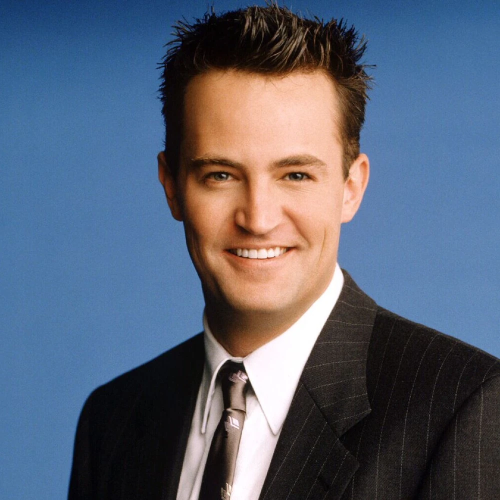
#> input picture DLCV_05_OperacionesLogicas-Mascaras/figuras/persona2.png, 1000 x 1000 px (shown at 1/2 size)
$ jupyter execute --allow-errors DLCV_05_OperacionesLogicas-Mascaras_Tarea_Carlos_Chavarria.ipynb
#> lines starting #> are read from the running program, lines starting #| are printed output that depends on the picture; after the words box and inside, x2 and y2 are one past the last pixel; in counts of white or black regions, pixels touching at a corner belong together
<!--Información del curso-->

<br><br><center><h1 style="font-size:2em;color:#2467C0"> Operaciones lógicas y máscaras </h1></center>
<br>
<table>
<col width="550">
<col width="450">
<tr>


<td></td>
<td>

**OpenCV** es una biblioteca libre desarrollada originalmente por Intel. Vio la luz en el año 1999. Escrita originalmente en C/C++, su mejor virtud es que es multiplataforma, se puede ejecutar en diferentes sistemas operativos (Linux, Windows, Mac OS X, Android e iOS). También la podemos utilizar en diferentes lenguajes de programación como Java, Objective C, C# y *Python*.

Quizás sea la biblioteca de visión artificial más importante y más usada. Es utilizada por universidades, empresas y gente del movimiento Maker para dar rienda suelta a su imaginación al tratarse de un software libre.

En este notebook comenzaremos con el tratamiento de imágenes en Python mediante esta librería, más específicamente vamos a ver como cargar o  leer una imagen, conversión a blanco y negro, filtros y otras operaciones que serán útiles dentro del curso.


<br>
</td>
</tr>
</table>

# 0. Librerías básicas

[cell 1]
#Librerías básicas de esta notebook
import matplotlib.pyplot as plt
import numpy as np
import cv2 as cv

# TAREA

<div class="alert alert-success">

**Ejercicio 1**

 <ul>
  <li>a) Generar imagenes como las que se muestran a continuación (300 x 300)</li>
  <li>b) Aplicar las operaciones de AND, OR y XOR</li>
   <li>b)Aplicar la operación inversa a ambas imagenes</li>
</ul>

</div>

[cell 2]
circulo =  np.zeros((300,300), dtype='uint8')
cv.circle(circulo, center=(150,150), radius=150, color=255, thickness=-1)
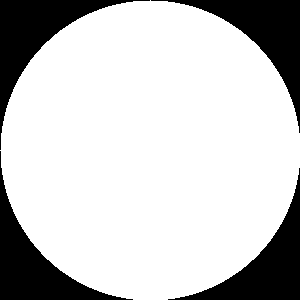
#> circulo: shape (300, 300); 78.5% white; 4 black regions, box (x1, y1, x2, y2) and area: (0, 0, 150, 150) 4980, (151, 0, 300, 133) 4830, (0, 151, 133, 300) 4830, (168, 168, 300, 300) 4681
plt.imshow(circulo, cmap='gray')
plt.show()

[cell 3]
triangulo =  np.zeros((300,300), dtype='uint8')
pts = np.array([[0,150], [300,0], [300, 300]], np.int32)
cv.fillPoly(triangulo, pts=[pts], color=(255,255,255))
#> triangulo: shape (300, 300); 50.2% white; 2 black regions, box (x1, y1, x2, y2) and area: (0, 0, 299, 150) 22500, (0, 151, 298, 300) 22350
plt.imshow(triangulo, cmap='gray')
plt.show()

[cell 4]
img_and = cv.bitwise_and(circulo, triangulo)

plt.imshow(img_and, cmap='gray')

plt.show()

[cell 5]
img_or = cv.bitwise_or(circulo, triangulo)

plt.imshow(img_or, cmap='gray')
plt.show()

[cell 6]
img_xor =  cv.bitwise_xor(circulo, triangulo)

plt.imshow(img_xor, cmap='gray')
plt.show()

[cell 7]
circulo_inv = cv.bitwise_not(circulo)
plt.imshow(circulo_inv, cmap='gray')
plt.show()

[cell 8]
triangulo_inv =  cv.bitwise_not(triangulo)
plt.imshow(triangulo_inv, cmap='gray')
plt.show()
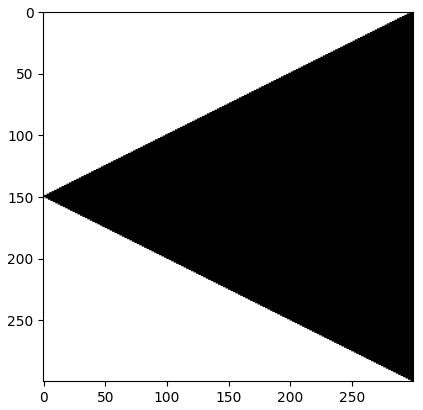
#> figure drawn by matplotlib, 1 panel

<div class="alert alert-success">

**Ejercicio 2.  Descargar una imagen con el rostro de una persona**


 <ul>
  <li>a) Generar y aplicar una mascara con una circunferencia </li>
  <li>b) Generar y aplicar una mascara con un cuadrado</li>
</ul>

</div>

[cell 9]
img = cv.imread('figuras/persona2.png')
#> img is the input picture: shape (1000, 1000, 3); mean B, G, R 116.2, 97.8, 88.2
img =  cv.cvtColor(img, cv.COLOR_BGR2RGB)
mascara_circulo = np.zeros(img.shape[:2], dtype='uint8')
cv.circle(mascara_circulo, center=(500,400), radius=200, color=(255,255,255), thickness=-1)
#> mascara_circulo: shape (1000, 1000); 12.6% white; 1 white region, box (x1, y1, x2, y2) and area: (300, 200, 701, 601) 125629

img_mascara = cv.bitwise_and(img, img, mask=mascara_circulo)

plt.imshow(img_mascara)
plt.show()

[cell 10]
img = cv.imread('figuras/persona2.png')
img =  cv.cvtColor(img, cv.COLOR_BGR2RGB)
mascara_rectangulo = np.zeros(img.shape[:2], dtype='uint8')
cv.rectangle(mascara_rectangulo, pt1=(300,200),pt2=(700,600), color=(255,255,255), thickness=-1)
#> mascara_rectangulo: shape (1000, 1000); 16.1% white; 1 white region, box (x1, y1, x2, y2) and area: (300, 200, 701, 601) 160801
img_mascara = cv.bitwise_and(img, img, mask=mascara_rectangulo)
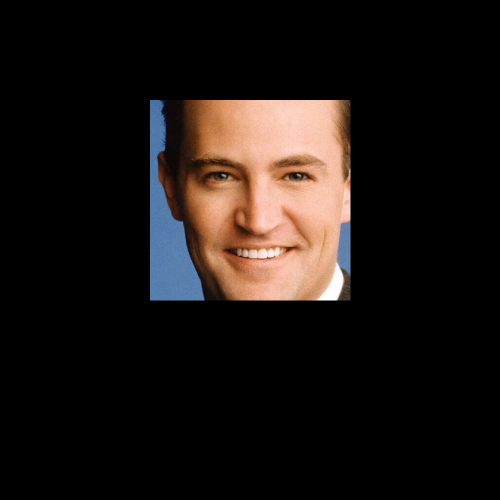
#> img_mascara: shape (1000, 1000, 3) (shown at 1/2 size); mean R, G, B 27.6, 21.4, 18.5

plt.imshow(img_mascara)
plt.show()

<div class="alert alert-success">

**Ejercicio 3**


 <ul>
  <li>a) Utilizando el archivo "figuras/ruido.jpg", aplicar todas las operaciones posibles para tratar de limpiar las letras de la figura del ruido existente, es decir tratar de que solo se vean las letras </li>
</ul>

</div>

[cell 11]
letras = cv.imread('figuras/ruido.jpg')
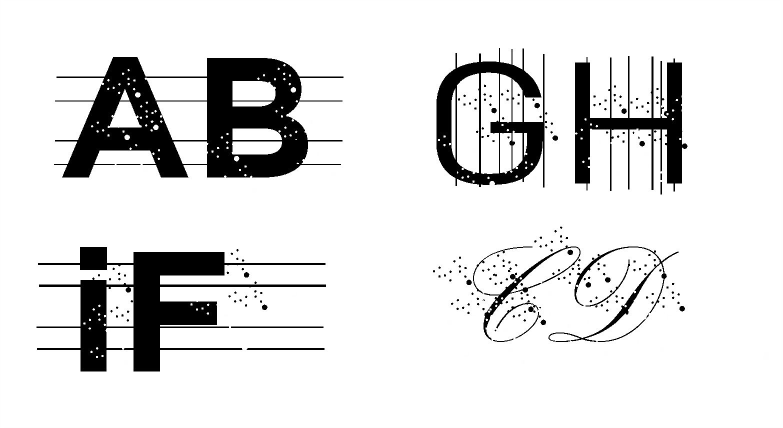
#> input picture DLCV_05_OperacionesLogicas-Mascaras/figuras/ruido.jpg, 1565 x 856 px (shown at 1/2 size)
#> letras is the input picture: shape (856, 1565, 3); min 0, max 255, mean 224.1
letras = cv.cvtColor(letras, cv.COLOR_BGR2GRAY)
#> letras: shape (856, 1565)

kernel = cv.getStructuringElement(cv.MORPH_RECT, (4,4))
letras_fix = cv.bitwise_not(letras)
letras_fix = cv.dilate(letras_fix, None, iterations=3)
letras_fix = cv.morphologyEx(letras_fix, cv.MORPH_OPEN, kernel)
letras_fix = cv.erode(letras_fix, None, iterations=5)
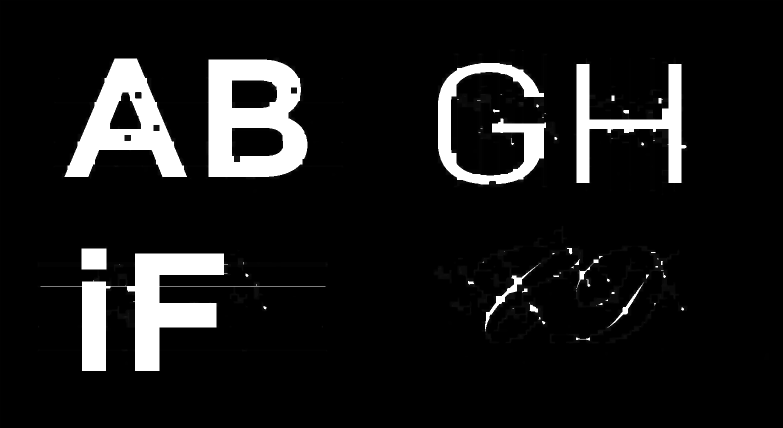
#> letras_fix: shape (856, 1565) (shown at 1/2 size); min 0, max 255, mean 24.4
#letras_fix = cv.morphologyEx(letras_fix, cv.MORPH_OPEN, kernel)

plt.imshow(letras_fix, cmap='gray')
plt.show()

#> (a cell that did not finish here is left out)

<div class="alert alert-success">

**Ejercicio 4**


 <ul>
  <li> Utilizar una imagen que tenga algún objeto en color azul y obtenga una nueva imagen en donde todo lo azul este a color y el resto en escala de grises   </li>
</ul>

</div>

[cell 13]
flores_azul = cv.imread('figuras/image.png')
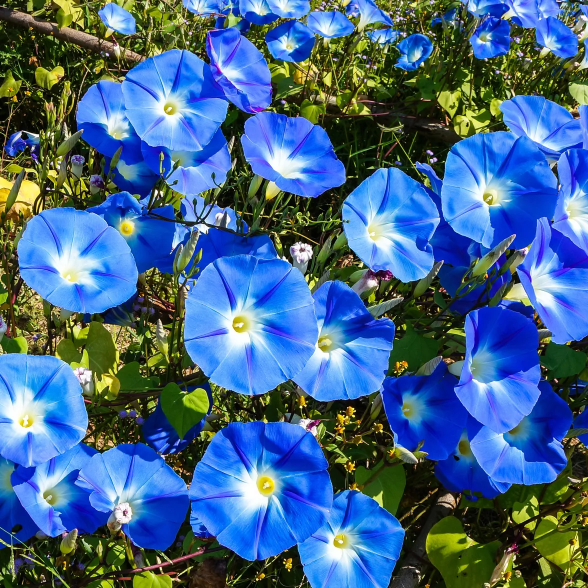
#> input picture DLCV_05_OperacionesLogicas-Mascaras/figuras/image.png, 1176 x 1176 px (shown at 1/2 size)
#> flores_azul is the input picture: shape (1176, 1176, 3); mean B, G, R 136.1, 102.2, 68.7
flores_azul = cv.cvtColor(flores_azul, cv.COLOR_BGR2RGB)
plt.imshow(flores_azul)
plt.show()

[cell 14]
flores_azul_hsv = cv.cvtColor(flores_azul, cv.COLOR_RGB2HSV)
#> flores_azul_hsv: shape (1176, 1176, 3); mean H, S, V 77.8, 181.1, 158.3
plt.imshow(flores_azul_hsv)

[cell 15]
inferior = np.array([100,35,0])
superior = np.array([179,255,255])
mascara =  cv.inRange(flores_azul_hsv, inferior, superior)
#> mascara: shape (1176, 1176); 52.8% white; 587 black regions (509 under 20 px), largest, box (x1, y1, x2, y2) and area: (0, 0, 1176, 1176) 322737, (394, 0, 1176, 588) 171855, (0, 972, 622, 1176) 53647
flores_azul_gris = cv.cvtColor(flores_azul, cv.COLOR_RGB2GRAY)
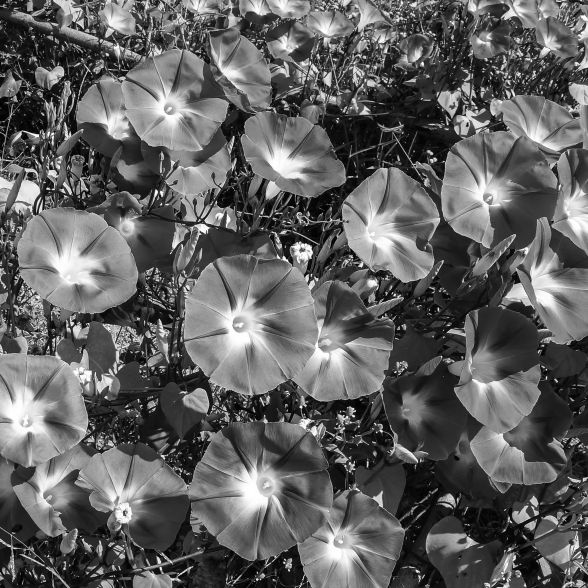
#> flores_azul_gris: shape (1176, 1176) (shown at 1/2 size); min 0, max 255, mean 96
flores_azul_sub = cv.subtract(flores_azul_gris, mascara)
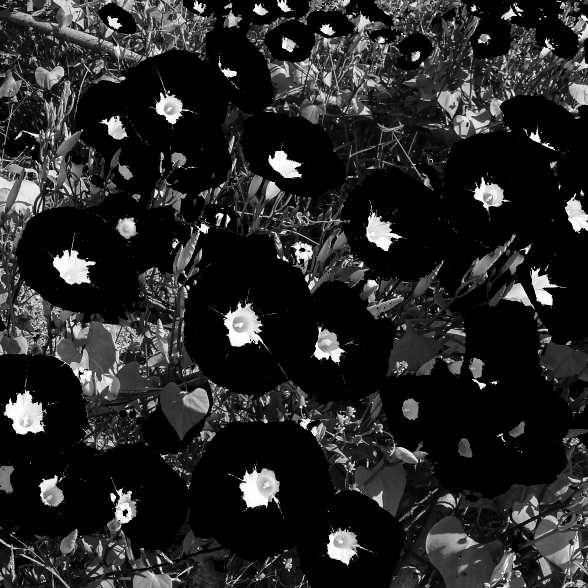
#> flores_azul_sub: shape (1176, 1176) (shown at 1/2 size); min 0, max 255, mean 38.5
flores_azul_sub = cv.cvtColor(flores_azul_sub, cv.COLOR_GRAY2RGB)
#> flores_azul_sub: shape (1176, 1176, 3)
plt.imshow(flores_azul_sub, cmap='gray')

[cell 16]
flores_mascara = cv.bitwise_and(flores_azul, flores_azul, mask=mascara)
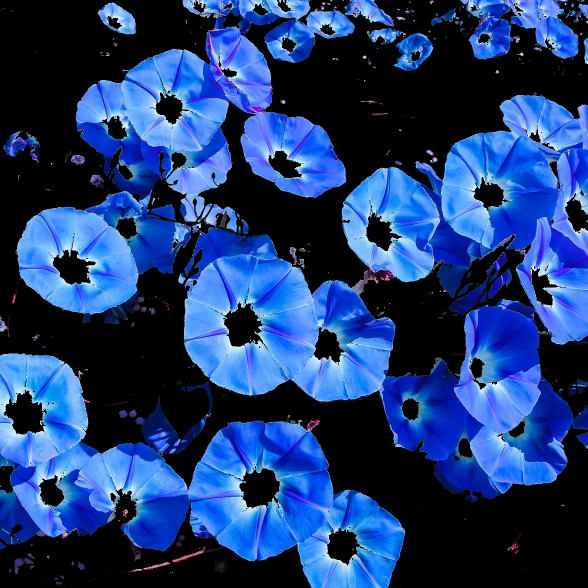
#> flores_mascara: shape (1176, 1176, 3) (shown at 1/2 size); mean R, G, B 30.8, 60, 114.5
plt.imshow(flores_mascara)

[cell 17]
flores_final = cv.add(flores_azul_sub, flores_mascara)
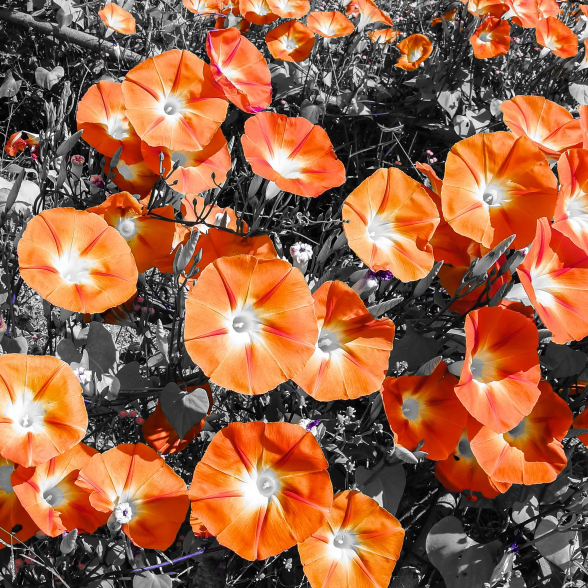
#> flores_final: shape (1176, 1176, 3) (shown at 1/2 size); mean B, G, R 69.3, 98.6, 153.1
plt.imshow(flores_final)
